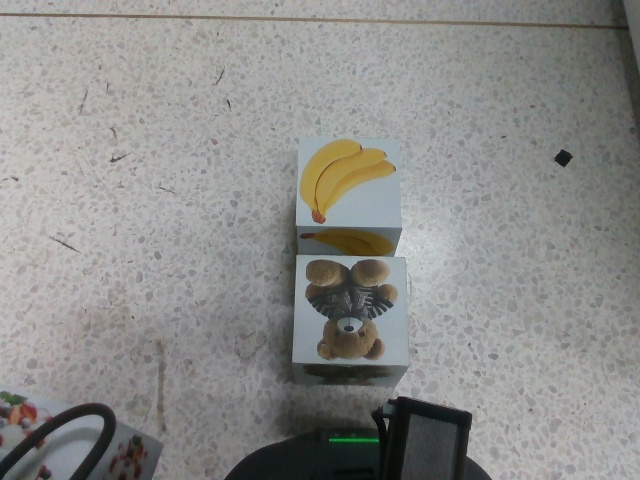
#> input picture tmp/04_verify_pick.jpg, 640 x 480 px, found by its file name
$ python local_montage2.py
#> lines starting #> are read from the running program, lines starting #| are printed output that depends on the picture
import os

from PIL import Image, ImageDraw, ImageFont

BASE = r"D:\NXROBO\auto\docs\cake_run_20261121"
RUN1 = BASE
RUN2 = os.path.join(BASE, "run2")

ROWS = [
    ("04_verify_pick.jpg", "Торт снят с башни (кадр проверки)"),
    ("07_verify_place.jpg", "Торт возвращён на место (кадр проверки)"),
]
COLS = [
    ("ПРОГОН 1 — 20:01", RUN1),
    ("ПРОГОН 2 — 20:14", RUN2),
]

font = None
for candidate in (r"C:\Windows\Fonts\segoeui.ttf", r"C:\Windows\Fonts\arial.ttf"):
    if os.path.exists(candidate):
        font = ImageFont.truetype(candidate, 20)
        font_small = ImageFont.truetype(candidate, 16)
        break
else:
    font = ImageFont.load_default()
    font_small = font

TILE_W, TILE_H = 480, 360
HEAD_H = 36
LABEL_H = 30
gap = 10
canvas_w = TILE_W * len(COLS) + gap * (len(COLS) - 1)
canvas_h = HEAD_H + len(ROWS) * (LABEL_H + TILE_H) + gap * (len(ROWS) - 1)
canvas = Image.new("RGB", (canvas_w, canvas_h), (12, 12, 16))
draw = ImageDraw.Draw(canvas)

for c, (title, folder) in enumerate(COLS):
    x = c * (TILE_W + gap)
    draw.text((x + 8, 8), title, font=font, fill=(120, 220, 255))
    for r, (photo, label) in enumerate(ROWS):
        y = HEAD_H + r * (LABEL_H + TILE_H + gap)
        img = Image.open(os.path.join(folder, photo)).convert("RGB")
#> img is the input picture: PIL image 640x480 RGB; mean R, G, B 139.8, 140.1, 137.8
        scale = min(TILE_W / img.width, TILE_H / img.height)
#> scale = 0.75
        img = img.resize((int(img.width * scale), int(img.height * scale)),
                         Image.LANCZOS)
#> img: PIL image 480x360 RGB
        draw.text((x + 8, y + 5), label, font=font_small, fill=(255, 220, 90))
        canvas.paste(img, (x, y + LABEL_H))
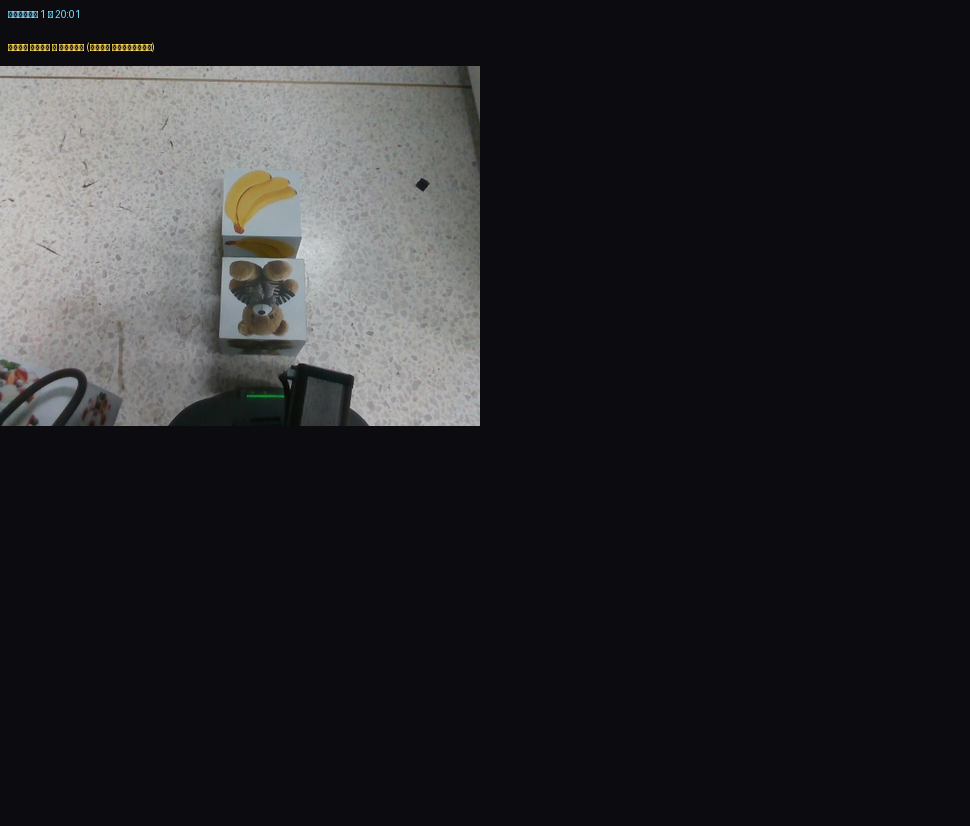
#> canvas: PIL image 970x826 RGB; mean R, G, B 39.7, 39.8, 42.4

out = os.path.join(BASE, "cake_repeatability_20261121.png")
canvas.save(out)
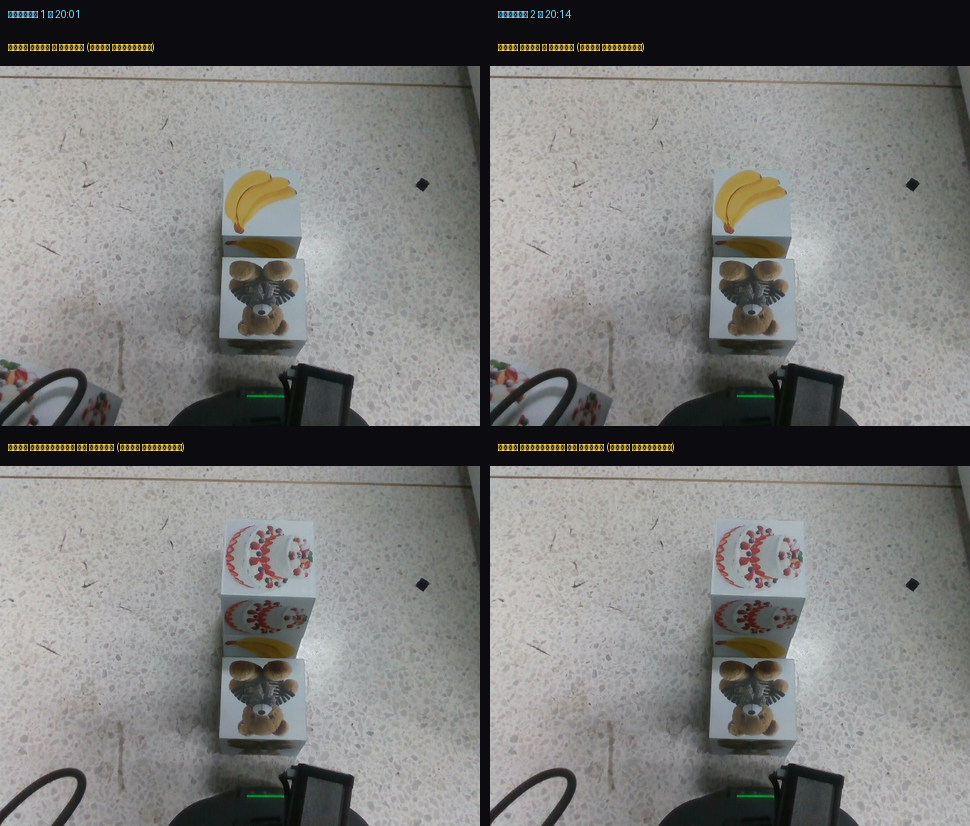
#> saved as cake_repeatability_20261121.png: PIL image 970x826 RGB; mean R, G, B 123.9, 124, 122.7
print("saved", out, canvas.size)
#| saved D:\NXROBO\auto\docs\cake_run_20261121/cake_repeatability_20261121.png (970, 826)
